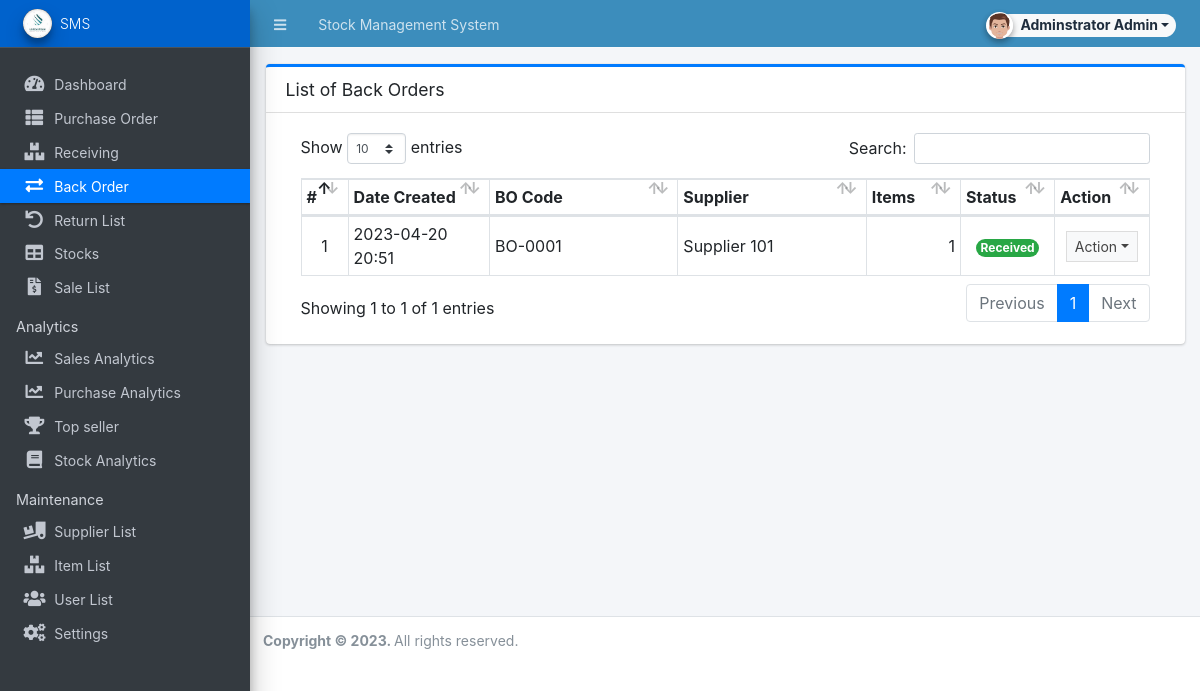
The app's page /admin/?page=back_order (signed in) with its own data.
### tables this page shows
CREATE TABLE `back_order_list` (
  `id` int(30) NOT NULL,
  `receiving_id` int(30) NOT NULL,
  `po_id` int(30) NOT NULL,
  `bo_code` varchar(50) NOT NULL,
  `supplier_id` int(30) NOT NULL,
  `amount` float NOT NULL,
  `discount_perc` float NOT NULL DEFAULT 0,
  `discount` float NOT NULL DEFAULT 0,
  `tax_perc` float NOT NULL DEFAULT 0,
  `tax` float NOT NULL DEFAULT 0,
  `remarks` text DEFAULT NULL,
  `status` tinyint(4) NOT NULL DEFAULT 0 COMMENT '0 = pending, 1 = partially received, 2 =received',
  `date_created` datetime NOT NULL DEFAULT current_timestamp(),
  `date_updated` datetime NOT NULL DEFAULT current_timestamp() ON UPDATE current_timestamp()
);

CREATE TABLE `supplier_list` (
  `id` int(30) NOT NULL,
  `name` text NOT NULL,
  `address` text NOT NULL,
  `cperson` text NOT NULL,
  `contact` text NOT NULL,
  `status` tinyint(1) NOT NULL DEFAULT 1,
  `date_created` datetime NOT NULL DEFAULT current_timestamp(),
  `date_updated` datetime NOT NULL DEFAULT current_timestamp() ON UPDATE current_timestamp()
);

### admin/back_order/index.php (the view, shortened to what this page needs)
<div class="card card-outline card-primary">
	<div class="card-header">
		<h3 class="card-title">List of Back Orders</h3>
	</div>
	<div class="card-body">
		<div class="container-fluid">
        <div class="container-fluid">
			<table class="table table-bordered table-stripped">
                    <colgroup>
                        <col width="5%">
                        <col width="15%">
                        <col width="20%">
                        <col width="20%">
                        <col width="10%">
                        <col width="10%">
                        <col width="10%">
                    </colgroup>
                    <thead>
                        <tr>
                            <th>#</th>
                            <th>Date Created</th>
                            <th>BO Code</th>
                            <th>Supplier</th>
                            <th>Items</th>
                            <th>Status</th>
                            <th>Action</th>
                        </tr>
                    </thead>
                    <tbody>
                        <?php
                        $i = 1;
                        $qry = $conn->query("SELECT p.*, s.name as supplier FROM `back_order_list` p inner join supplier_list s on p.supplier_id = s.id order by p.`date_created` desc");
                        while($row = $qry->fetch_assoc()):
                            $row['items'] = $conn->query("SELECT count(item_id) as `items` FROM `bo_items` where bo_id = '{$row['id']}' ")->fetch_assoc()['items'];
                        ?>
                            <tr>
                                <td class="text-center"><?php echo $i++; ?></td>
                                <td><?php echo date("Y-m-d H:i",strtotime($row['date_created'])) ?></td>
                                <td><?php echo $row['bo_code'] ?></td>
                                <td><?php echo $row['supplier'] ?></td>
                                <td class="text-right"><?php echo number_format($row['items']) ?></td>
                                <td class="text-center">
                                    <?php if($row['status'] == 0): ?>
                                        <span class="badge badge-primary rounded-pill">Pending</span>
                                    <?php elseif($row['status'] == 1): ?>
                                        <span class="badge badge-warning rounded-pill">Partially received</span>
                                        <?php elseif($row['status'] == 2): ?>
                                        <span class="badge badge-success rounded-pill">Received</span>
                                    <?php else: ?>
                                        <span class="badge badge-danger rounded-pill">N/A</span>
                                    <?php endif; ?>
                                </td>
                                <td align="center">
                                    <button type="button" class="btn btn-flat btn-default btn-sm dropdown-toggle dropdown-icon" data-toggle="dropdown">
                                            Action
                                    </button>
                                </td>
                            </tr>
                        <?php endwhile; ?>
                    </tbody>
                </table>
		</div>
		</div>
	</div>
</div>

### records on screen
back_order_list: date_created "2023-04-20 20:51", bo_code "BO-0001", supplier.name "Supplier 101", supplier "1", status "Received"

### other values on screen
$_settings->info('name') "Stock Management System"
$_settings->userdata('firstname').' '.$_settings->userdata('lastname') "Adminstrator Admin"
$_settings->info('short_name') "SMS"
